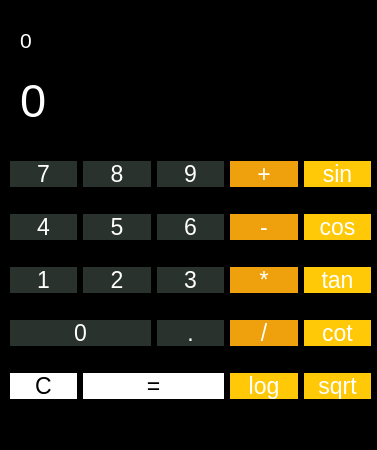
<?xml version="1.0" encoding="UTF-8"?>
<ui version="4.0">
 <class>widget</class>
 <widget class="QWidget" name="widget">
  <property name="geometry">
   <rect>
    <x>0</x>
    <y>0</y>
    <width>377</width>
    <height>450</height>
   </rect>
  </property>
  <property name="minimumSize">
   <size>
    <width>0</width>
    <height>0</height>
   </size>
  </property>
  <property name="font">
   <font>
    <pointsize>6</pointsize>
   </font>
  </property>
  <property name="windowTitle">
   <string>Form</string>
  </property>
  <property name="styleSheet">
   <string notr="true">background-color:black;</string>
  </property>
  <widget class="QLabel" name="main_label">
   <property name="geometry">
    <rect>
     <x>20</x>
     <y>70</y>
     <width>341</width>
     <height>61</height>
    </rect>
   </property>
   <property name="font">
    <font>
     <family>Microsoft JhengHei UI</family>
     <pointsize>35</pointsize>
    </font>
   </property>
   <property name="styleSheet">
    <string notr="true">color:white;</string>
   </property>
   <property name="text">
    <string>0</string>
   </property>
   <property name="alignment">
    <set>Qt::AlignLeading|Qt::AlignLeft|Qt::AlignVCenter</set>
   </property>
  </widget>
  <widget class="QLabel" name="main_label_2">
   <property name="geometry">
    <rect>
     <x>20</x>
     <y>10</y>
     <width>351</width>
     <height>61</height>
    </rect>
   </property>
   <property name="font">
    <font>
     <family>Microsoft JhengHei UI</family>
     <pointsize>16</pointsize>
    </font>
   </property>
   <property name="styleSheet">
    <string notr="true">color:white</string>
   </property>
   <property name="text">
    <string>0</string>
   </property>
   <property name="alignment">
    <set>Qt::AlignLeading|Qt::AlignLeft|Qt::AlignVCenter</set>
   </property>
  </widget>
  <widget class="QWidget" name="gridLayoutWidget">
   <property name="geometry">
    <rect>
     <x>10</x>
     <y>140</y>
     <width>361</width>
     <height>281</height>
    </rect>
   </property>
   <layout class="QGridLayout" name="gridLayout">
    <item row="0" column="0">
     <widget class="QPushButton" name="button_7">
      <property name="font">
       <font>
        <pointsize>17</pointsize>
       </font>
      </property>
      <property name="styleSheet">
       <string notr="true">background-color:#2A322E;
color:white;
border-radius:50px;</string>
      </property>
      <property name="text">
       <string>7</string>
      </property>
     </widget>
    </item>
    <item row="2" column="3">
     <widget class="QPushButton" name="button_multiply">
      <property name="font">
       <font>
        <pointsize>17</pointsize>
       </font>
      </property>
      <property name="styleSheet">
       <string notr="true">background-color:#EEA10C;
color:white;
border-radius:50px;</string>
      </property>
      <property name="text">
       <string>*</string>
      </property>
     </widget>
    </item>
    <item row="1" column="3">
     <widget class="QPushButton" name="button_minus">
      <property name="font">
       <font>
        <pointsize>17</pointsize>
       </font>
      </property>
      <property name="styleSheet">
       <string notr="true">background-color:#EEA10C;
color:white;
border-radius:50px;</string>
      </property>
      <property name="text">
       <string>-</string>
      </property>
     </widget>
    </item>
    <item row="1" column="0">
     <widget class="QPushButton" name="button_4">
      <property name="font">
       <font>
        <pointsize>17</pointsize>
       </font>
      </property>
      <property name="styleSheet">
       <string notr="true">background-color:#2A322E;
color:white;
border-radius:50px;</string>
      </property>
      <property name="text">
       <string>4</string>
      </property>
     </widget>
    </item>
    <item row="2" column="2">
     <widget class="QPushButton" name="button_3">
      <property name="font">
       <font>
        <pointsize>17</pointsize>
       </font>
      </property>
      <property name="styleSheet">
       <string notr="true">background-color:#2A322E;
color:white;
border-radius:50px;</string>
      </property>
      <property name="text">
       <string>3</string>
      </property>
     </widget>
    </item>
    <item row="0" column="4">
     <widget class="QPushButton" name="button_sin">
      <property name="font">
       <font>
        <pointsize>17</pointsize>
       </font>
      </property>
      <property name="styleSheet">
       <string notr="true">background-color:rgb(255, 201, 8);
color:white;
border-radius:50px;</string>
      </property>
      <property name="text">
       <string>sin</string>
      </property>
     </widget>
    </item>
    <item row="3" column="3">
     <widget class="QPushButton" name="button_division">
      <property name="font">
       <font>
        <pointsize>17</pointsize>
       </font>
      </property>
      <property name="styleSheet">
       <string notr="true">background-color:#EEA10C;
color:white;
border-radius:50px;</string>
      </property>
      <property name="text">
       <string>/</string>
      </property>
     </widget>
    </item>
    <item row="4" column="4">
     <widget class="QPushButton" name="button_sqrt">
      <property name="font">
       <font>
        <pointsize>17</pointsize>
       </font>
      </property>
      <property name="styleSheet">
       <string notr="true">background-color:rgb(255, 201, 8);
color:white;
border-radius:50px;</string>
      </property>
      <property name="text">
       <string>sqrt</string>
      </property>
     </widget>
    </item>
    <item row="0" column="2">
     <widget class="QPushButton" name="button_9">
      <property name="font">
       <font>
        <pointsize>17</pointsize>
       </font>
      </property>
      <property name="styleSheet">
       <string notr="true">background-color:#2A322E;
color:white;
border-radius:50px;</string>
      </property>
      <property name="text">
       <string>9</string>
      </property>
     </widget>
    </item>
    <item row="2" column="0">
     <widget class="QPushButton" name="button_1">
      <property name="font">
       <font>
        <pointsize>17</pointsize>
       </font>
      </property>
      <property name="styleSheet">
       <string notr="true">background-color:#2A322E;
color:white;
border-radius:50px;</string>
      </property>
      <property name="text">
       <string>1</string>
      </property>
     </widget>
    </item>
    <item row="3" column="4">
     <widget class="QPushButton" name="button_cot">
      <property name="font">
       <font>
        <pointsize>17</pointsize>
       </font>
      </property>
      <property name="styleSheet">
       <string notr="true">background-color:rgb(255, 201, 8);
color:white;
border-radius:50px;</string>
      </property>
      <property name="text">
       <string>cot</string>
      </property>
     </widget>
    </item>
    <item row="1" column="4">
     <widget class="QPushButton" name="button_cos">
      <property name="font">
       <font>
        <pointsize>17</pointsize>
       </font>
      </property>
      <property name="styleSheet">
       <string notr="true">background-color:rgb(255, 201, 8);
color:white;
border-radius:50px;</string>
      </property>
      <property name="text">
       <string>cos</string>
      </property>
     </widget>
    </item>
    <item row="3" column="0" colspan="2">
     <widget class="QPushButton" name="button_0">
      <property name="font">
       <font>
        <pointsize>17</pointsize>
       </font>
      </property>
      <property name="styleSheet">
       <string notr="true">background-color:#2A322E;
color:white;
border-radius:50px;</string>
      </property>
      <property name="text">
       <string>0</string>
      </property>
     </widget>
    </item>
    <item row="2" column="1">
     <widget class="QPushButton" name="button_2">
      <property name="font">
       <font>
        <pointsize>17</pointsize>
       </font>
      </property>
      <property name="styleSheet">
       <string notr="true">background-color:#2A322E;
color:white;
border-radius:50px;</string>
      </property>
      <property name="text">
       <string>2</string>
      </property>
     </widget>
    </item>
    <item row="0" column="3">
     <widget class="QPushButton" name="button_plus">
      <property name="font">
       <font>
        <pointsize>17</pointsize>
       </font>
      </property>
      <property name="styleSheet">
       <string notr="true">background-color:#EEA10C;
color:white;
border-radius:50px;</string>
      </property>
      <property name="text">
       <string>+</string>
      </property>
     </widget>
    </item>
    <item row="2" column="4">
     <widget class="QPushButton" name="button_tan">
      <property name="font">
       <font>
        <pointsize>17</pointsize>
       </font>
      </property>
      <property name="styleSheet">
       <string notr="true">background-color:rgb(255, 201, 8);
color:white;
border-radius:50px;</string>
      </property>
      <property name="text">
       <string>tan</string>
      </property>
     </widget>
    </item>
    <item row="1" column="1">
     <widget class="QPushButton" name="button_5">
      <property name="font">
       <font>
        <pointsize>17</pointsize>
       </font>
      </property>
      <property name="styleSheet">
       <string notr="true">background-color:#2A322E;
color:white;
border-radius:50px;</string>
      </property>
      <property name="text">
       <string>5</string>
      </property>
     </widget>
    </item>
    <item row="3" column="2">
     <widget class="QPushButton" name="button_decimal">
      <property name="font">
       <font>
        <pointsize>17</pointsize>
       </font>
      </property>
      <property name="styleSheet">
       <string notr="true">background-color:#2A322E;
color:white;
border-radius:50px;</string>
      </property>
      <property name="text">
       <string>.</string>
      </property>
     </widget>
    </item>
    <item row="0" column="1">
     <widget class="QPushButton" name="button_8">
      <property name="font">
       <font>
        <pointsize>17</pointsize>
       </font>
      </property>
      <property name="styleSheet">
       <string notr="true">background-color:#2A322E;
color:white;
border-radius:50px;</string>
      </property>
      <property name="text">
       <string>8</string>
      </property>
     </widget>
    </item>
    <item row="1" column="2">
     <widget class="QPushButton" name="button_6">
      <property name="font">
       <font>
        <pointsize>17</pointsize>
       </font>
      </property>
      <property name="styleSheet">
       <string notr="true">background-color:#2A322E;
color:white;
border-radius:50px;</string>
      </property>
      <property name="text">
       <string>6</string>
      </property>
     </widget>
    </item>
    <item row="4" column="0">
     <widget class="QPushButton" name="button_c">
      <property name="font">
       <font>
        <pointsize>17</pointsize>
       </font>
      </property>
      <property name="styleSheet">
       <string notr="true">background-color:white;
color:black;
border-radius:50px;</string>
      </property>
      <property name="text">
       <string>C</string>
      </property>
     </widget>
    </item>
    <item row="4" column="1" colspan="2">
     <widget class="QPushButton" name="button_equals">
      <property name="font">
       <font>
        <pointsize>17</pointsize>
       </font>
      </property>
      <property name="styleSheet">
       <string notr="true">background-color:white;
color:black;
border-radius:50px;</string>
      </property>
      <property name="text">
       <string>=</string>
      </property>
     </widget>
    </item>
    <item row="4" column="3">
     <widget class="QPushButton" name="button_log">
      <property name="font">
       <font>
        <pointsize>17</pointsize>
       </font>
      </property>
      <property name="styleSheet">
       <string notr="true">background-color:rgb(255, 201, 8);
color:white;
border-radius:50px;</string>
      </property>
      <property name="text">
       <string>log</string>
      </property>
     </widget>
    </item>
   </layout>
  </widget>
 </widget>
 <resources/>
 <connections/>
</ui>
